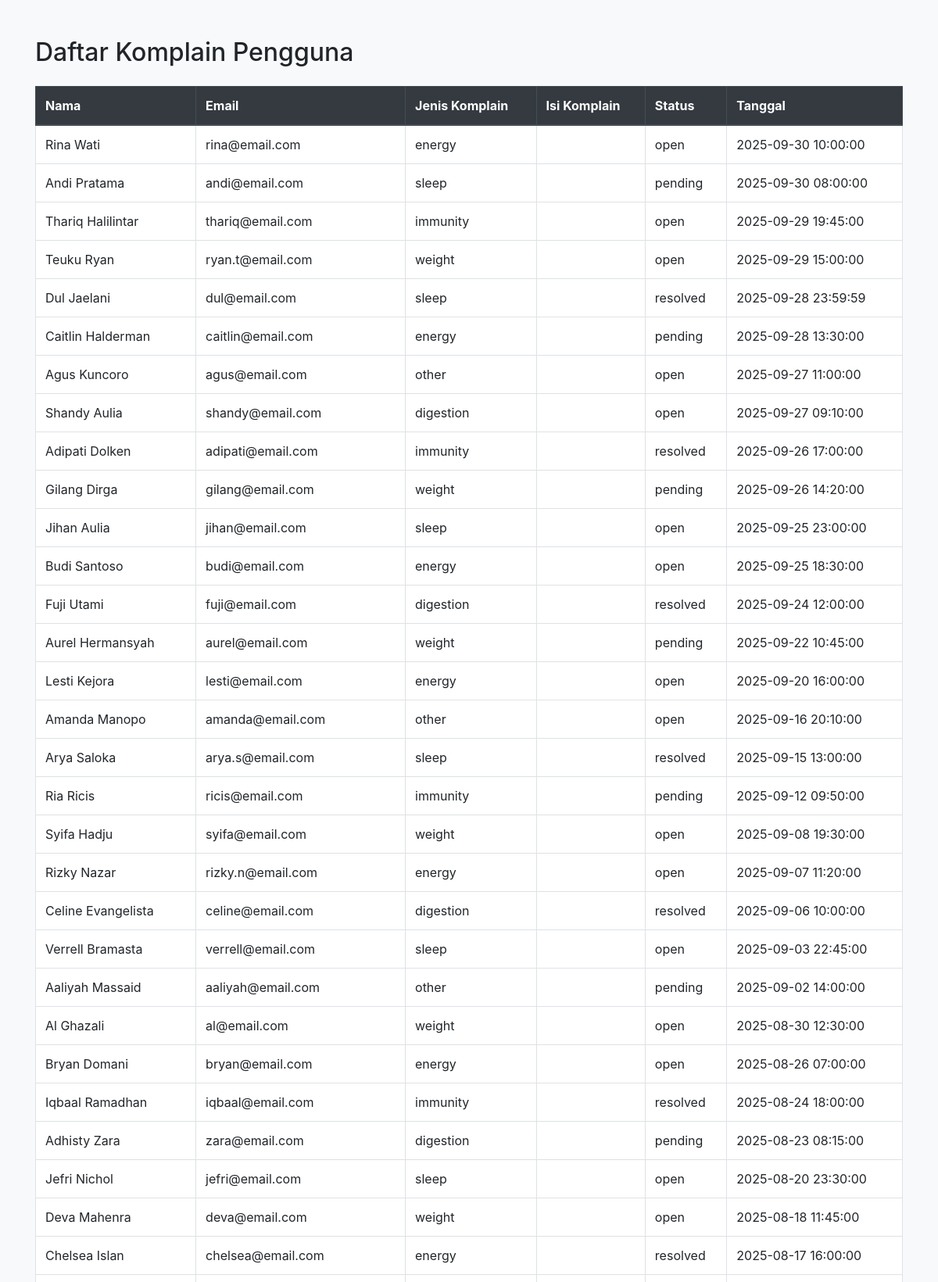
Screenshot of /bar/complaints_dashboard.php (upper part) with the database file from the repository.
### tables this page shows
CREATE TABLE `user_complaints` (
  `id` int(11) NOT NULL,
  `user_id` varchar(10) DEFAULT NULL,
  `complaint_type` enum('energy','weight','digestion','immunity','sleep','other') NOT NULL,
  `description` text DEFAULT NULL,
  `status` enum('open','resolved','pending') DEFAULT 'open',
  `created_at` timestamp NOT NULL DEFAULT current_timestamp()
);

CREATE TABLE `users` (
  `id` varchar(10) NOT NULL,
  `name` varchar(100) NOT NULL,
  `email` varchar(100) NOT NULL,
  `password_hash` varchar(255) NOT NULL,
  `phone` varchar(20) DEFAULT NULL,
  `gender` enum('male','female') DEFAULT 'male',
  `age` int(11) DEFAULT NULL,
  `weight` decimal(5,2) DEFAULT NULL,
  `height` decimal(5,2) DEFAULT NULL,
  `member_type` enum('Premium','Reguler') NOT NULL,
  `status` enum('active','inactive','pending') DEFAULT 'active',
  `konsultasi_status` enum('active','inactive','pending') DEFAULT 'pending',
  `created_at` timestamp NOT NULL DEFAULT current_timestamp(),
  `joining_date` timestamp NOT NULL DEFAULT current_timestamp() ON UPDATE current_timestamp()
);

### bar/complaints_dashboard.php (the view, shortened to what this page needs)
<?php
require_once '../koneksi.php';
$query = "SELECT uc.*, u.name, u.email
          FROM user_complaints uc
          LEFT JOIN users u ON uc.user_id = u.id
          ORDER BY uc.created_at DESC";
$result = $conn->query($query);
?>
<!DOCTYPE html>
<html>
<head>
    <link rel="stylesheet" href="https://cdn.jsdelivr.net/npm/bootstrap@4.6.2/dist/css/bootstrap.min.css">
</head>
<body class="bg-light">
<div class="container mt-5">
    <h2 class="mb-4">Daftar Komplain Pengguna</h2>
    <?php if ($result && $result->num_rows > 0): ?>
        <table class="table table-bordered table-hover bg-white">
            <thead class="thead-dark">
                <tr>
                    <th>Nama</th>
                    <th>Email</th>
                    <th>Jenis Komplain</th>
                    <th>Isi Komplain</th>
                    <th>Status</th>
                    <th>Tanggal</th>
                </tr>
            </thead>
            <tbody>
            <?php while ($row = $result->fetch_assoc()): ?>
                <tr>
                    <td><?= htmlspecialchars($row['name']) ?></td>
                    <td><?= htmlspecialchars($row['email']) ?></td>
                    <td><?= htmlspecialchars($row['complaint_type']) ?></td>
                    <td><?= htmlspecialchars($row['complaint_text']) ?></td>
                    <td><?= htmlspecialchars($row['status']) ?></td>
                    <td><?= htmlspecialchars($row['created_at']) ?></td>
                </tr>
            <?php endwhile; ?>
            </tbody>
        </table>
    <?php else: ?>
        <div class="alert alert-info">Belum ada komplain ditemukan di database.</div>
    <?php endif; ?>
</div>
</body>
</html>

### rows the page displays
user_complaints: user.name "Rina Wati", user.email "rina@email.com", complaint_type "energy", status "open", created_at "2025-09-30 10:00:00"
user_complaints: user.name "Andi Pratama", user.email "andi@email.com", complaint_type "sleep", status "pending", created_at "2025-09-30 08:00:00"
user_complaints: user.name "Thariq Halilintar", user.email "thariq@email.com", complaint_type "immunity", status "open", created_at "2025-09-29 19:45:00"
user_complaints: user.name "Teuku Ryan", user.email "ryan.t@email.com", complaint_type "weight", status "open", created_at "2025-09-29 15:00:00"
user_complaints: user.name "Dul Jaelani", user.email "dul@email.com", complaint_type "sleep", status "resolved", created_at "2025-09-28 23:59:59"
user_complaints: user.name "Caitlin Halderman", user.email "caitlin@email.com", complaint_type "energy", status "pending", created_at "2025-09-28 13:30:00"
user_complaints: user.name "Agus Kuncoro", user.email "agus@email.com", complaint_type "other", status "open", created_at "2025-09-27 11:00:00"
user_complaints: user.name "Shandy Aulia", user.email "shandy@email.com", complaint_type "digestion", status "open", created_at "2025-09-27 09:10:00"
user_complaints: user.name "Adipati Dolken", user.email "adipati@email.com", complaint_type "immunity", status "resolved", created_at "2025-09-26 17:00:00"
user_complaints: user.name "Gilang Dirga", user.email "gilang@email.com", complaint_type "weight", status "pending", created_at "2025-09-26 14:20:00"
user_complaints: user.name "Jihan Aulia", user.email "jihan@email.com", complaint_type "sleep", status "open", created_at "2025-09-25 23:00:00"
user_complaints: user.name "Budi Santoso", user.email "budi@email.com", complaint_type "energy", status "open", created_at "2025-09-25 18:30:00"
user_complaints: user.name "Fuji Utami", user.email "fuji@email.com", complaint_type "digestion", status "resolved", created_at "2025-09-24 12:00:00"
user_complaints: user.name "Aurel Hermansyah", user.email "aurel@email.com", complaint_type "weight", status "pending", created_at "2025-09-22 10:45:00"
user_complaints: user.name "Lesti Kejora", user.email "lesti@email.com", complaint_type "energy", status "open", created_at "2025-09-20 16:00:00"
user_complaints: user.name "Amanda Manopo", user.email "amanda@email.com", complaint_type "other", status "open", created_at "2025-09-16 20:10:00"
user_complaints: user.name "Arya Saloka", user.email "arya.s@email.com", complaint_type "sleep", status "resolved", created_at "2025-09-15 13:00:00"
user_complaints: user.name "Ria Ricis", user.email "ricis@email.com", complaint_type "immunity", status "pending", created_at "2025-09-12 09:50:00"
user_complaints: user.name "Syifa Hadju", user.email "syifa@email.com", complaint_type "weight", status "open", created_at "2025-09-08 19:30:00"
user_complaints: user.name "Rizky Nazar", user.email "rizky.n@email.com", complaint_type "energy", status "open", created_at "2025-09-07 11:20:00"
user_complaints: user.name "Celine Evangelista", user.email "celine@email.com", complaint_type "digestion", status "resolved", created_at "2025-09-06 10:00:00"
user_complaints: user.name "Verrell Bramasta", user.email "verrell@email.com", complaint_type "sleep", status "open", created_at "2025-09-03 22:45:00"
user_complaints: user.name "Aaliyah Massaid", user.email "aaliyah@email.com", complaint_type "other", status "pending", created_at "2025-09-02 14:00:00"
user_complaints: user.name "Al Ghazali", user.email "al@email.com", complaint_type "weight", status "open", created_at "2025-08-30 12:30:00"
user_complaints: user.name "Bryan Domani", user.email "bryan@email.com", complaint_type "energy", status "open", created_at "2025-08-26 07:00:00"
user_complaints: user.name "Iqbaal Ramadhan", user.email "iqbaal@email.com", complaint_type "immunity", status "resolved", created_at "2025-08-24 18:00:00"
user_complaints: user.name "Adhisty Zara", user.email "zara@email.com", complaint_type "digestion", status "pending", created_at "2025-08-23 08:15:00"
user_complaints: user.name "Jefri Nichol", user.email "jefri@email.com", complaint_type "sleep", status "open", created_at "2025-08-20 23:30:00"
user_complaints: user.name "Deva Mahenra", user.email "deva@email.com", complaint_type "weight", status "open", created_at "2025-08-18 11:45:00"
user_complaints: user.name "Chelsea Islan", user.email "chelsea@email.com", complaint_type "energy", status "resolved", created_at "2025-08-17 16:00:00"
